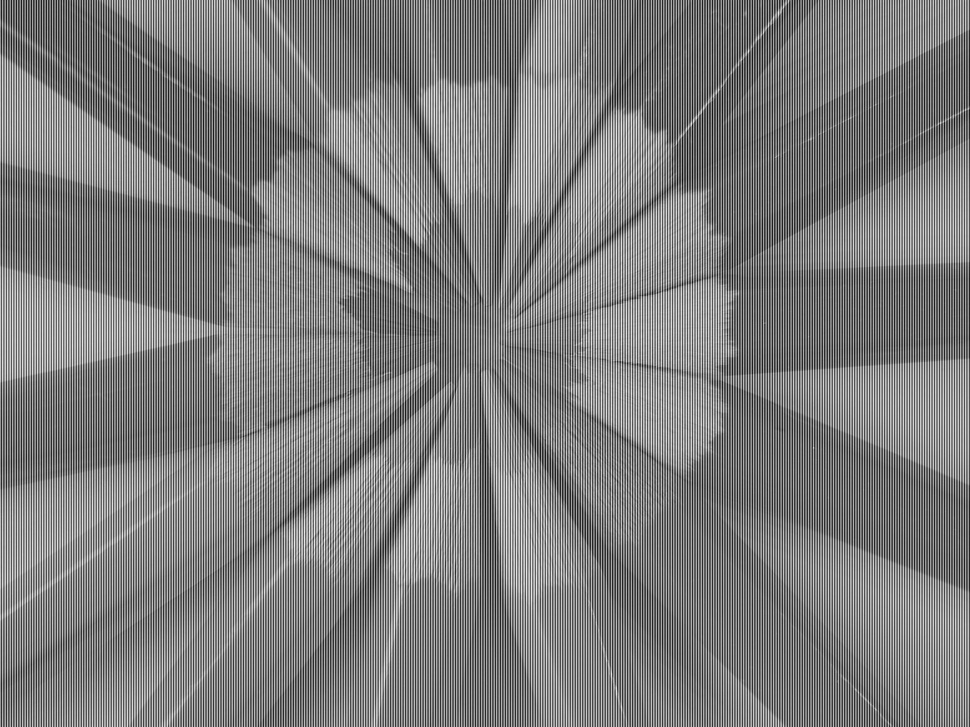
#> input picture Project1/Task5/Task5-2/crayonsSinNoise.jpg, 970 x 727 px, shrunk from 2592 x 1944 before the run
$ python task5-2.py
#> lines starting #> are read from the running program, lines starting #| are printed output that depends on the picture
import cv2
import numpy as np
import matplotlib.pyplot as plt

# Read the image
noisyImage = cv2.imread('crayonsSinNoise.jpg')
#> noisyImage is the input picture: shape (727, 970, 3); min 15, max 240, mean 124.5
# Convert the translated image to grayscale image
noisyImageGray = cv2.cvtColor(noisyImage, cv2.COLOR_BGR2GRAY)
# Convert the image to float
imageGray = noisyImageGray.astype(np.float32)

# Calculate the 2D FFT of the image
noisyImageGray2DFFT = np.fft.fft2(imageGray)
print(noisyImageGray2DFFT)
#> (printed output is left out)
# Bring it to the center
noisyImageGray2DFFTshifted = np.fft.fftshift(noisyImageGray2DFFT)

# The power spectrum P(u,v) is the magnitude squared
powerSpectrum = 20 * np.log(np.abs(noisyImageGray2DFFTshifted) ** 2)
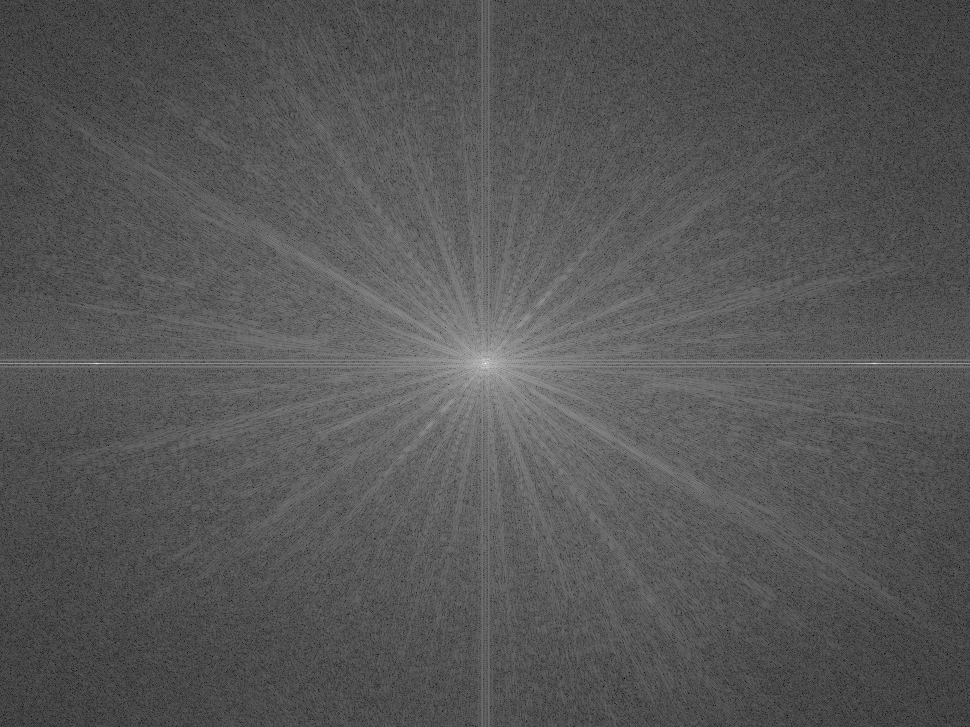
#> powerSpectrum: shape (727, 970) float64; min 51.66, max 731.6, mean 282.9; drawn with min black and max white

# Display the noisy image’s power spectrum in 2D
# Convert the float to a range from 0 to 255
power2D = powerSpectrum.astype(np.uint8)
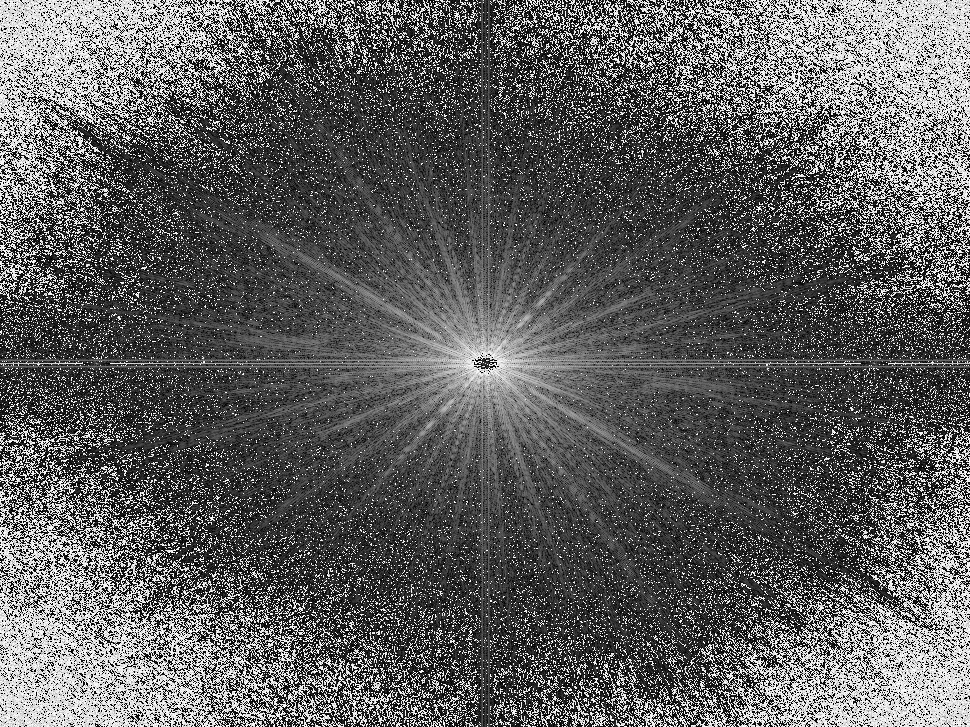
#> power2D: shape (727, 970); min 0, max 255, mean 94.3
cv2.imshow('power2D', power2D)
# Save the image
cv2.imwrite("power2D.jpg", power2D)


# Display the noisy image’s power spectrum in 1D
# A 1D representation is a slice of the (2D) power spectrum,
# i.e. display the middle row of P(u,v)
power1D = power2D[int(noisyImage.shape[0]/2),:]
#> power1D = 970 values, max 255 at index 475, min 0 at index 83, mean 165.8
plt.plot(power1D)
#Save the image
plt.savefig("power1D.jpg")
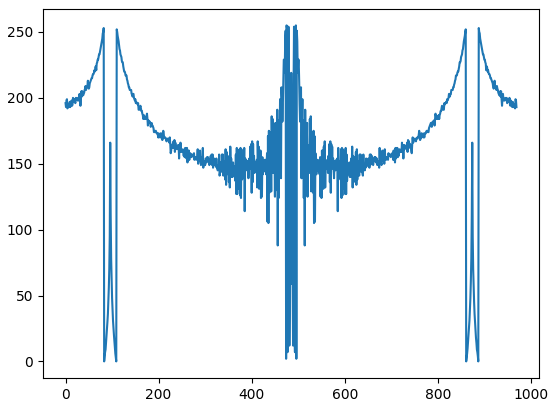
#> figure drawn by matplotlib, 1 panel; curve peaks at x = 475, y = 255
plt.show()

# Clear the plot for the next plot
plt.clf()

# Display the noisy image’s power spectrum in 3D
fig = plt.figure(figsize=(10,8))
ax = plt.axes(projection='3d')
x,y = np.meshgrid(np.arange(power2D.shape[0]),np.arange(power2D.shape[1]))
ax.plot_surface(x,y,power2D.T,cmap=plt.cm.coolwarm,linewidth=0, antialiased=False)
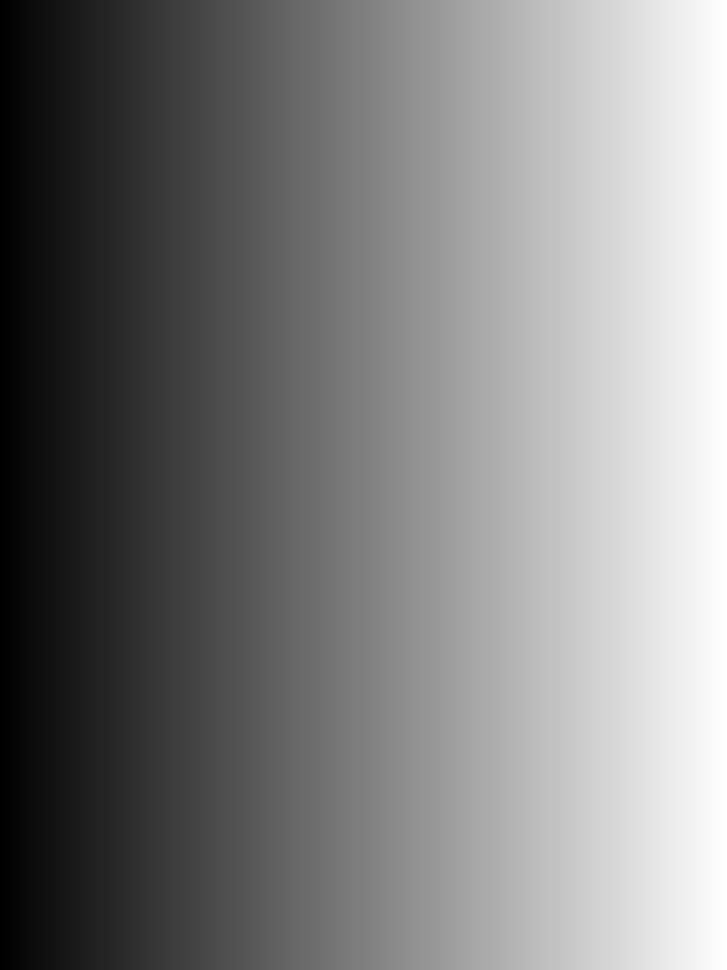
#> x: shape (970, 727) int64; min 0, max 726, mean 363; drawn with min black and max white
#Save the image
plt.savefig("power3D.jpg")
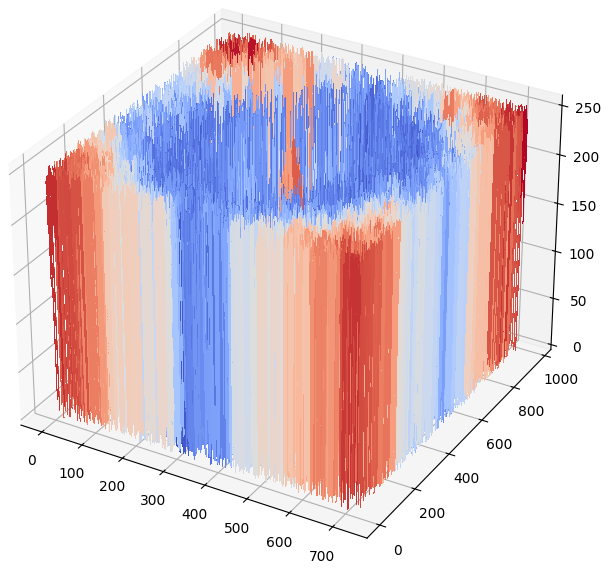
#> figure drawn by matplotlib, 1 panel
plt.show()

cv2.waitKey(0)
cv2.destroyAllWindows()
